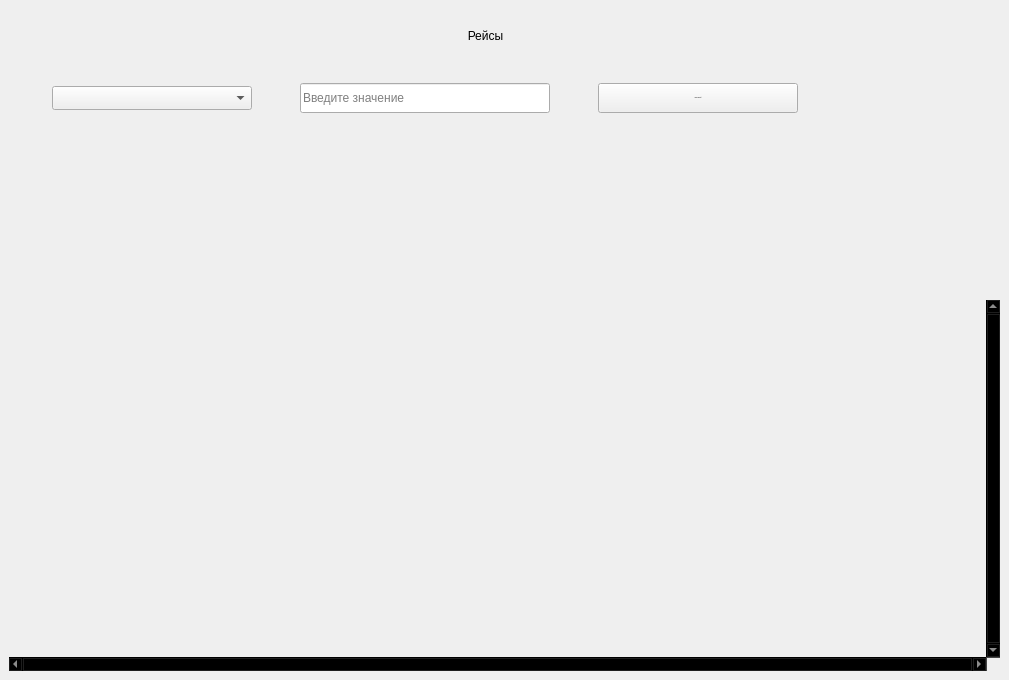
             <widget class="QWidget" name="reis_widget">
              <widget class="QTableView" name="table_reis">
               <property name="geometry">
                <rect>
                 <x>9</x>
                 <y>300</y>
                 <width>991</width>
                 <height>371</height>
                </rect>
               </property>
               <property name="sizePolicy">
                <sizepolicy hsizetype="Expanding" vsizetype="Expanding">
                 <horstretch>0</horstretch>
                 <verstretch>0</verstretch>
                </sizepolicy>
               </property>
               <property name="palette">
                <palette>
                 <active>
                  <colorrole role="WindowText">
                   <brush brushstyle="SolidPattern">
                    <color alpha="255">
                     <red>221</red>
                     <green>221</green>
                     <blue>221</blue>
                    </color>
                   </brush>
                  </colorrole>
                  <colorrole role="Button">
                   <brush brushstyle="SolidPattern">
                    <color alpha="0">
                     <red>0</red>
                     <green>0</green>
                     <blue>0</blue>
                    </color>
                   </brush>
                  </colorrole>
                  <colorrole role="Text">
                   <brush brushstyle="SolidPattern">
                    <color alpha="255">
                     <red>221</red>
                     <green>221</green>
                     <blue>221</blue>
                    </color>
                   </brush>
                  </colorrole>
                  <colorrole role="ButtonText">
                   <brush brushstyle="SolidPattern">
                    <color alpha="255">
                     <red>221</red>
                     <green>221</green>
                     <blue>221</blue>
                    </color>
                   </brush>
                  </colorrole>
                  <colorrole role="Base">
                   <brush brushstyle="NoBrush">
                    <color alpha="255">
                     <red>0</red>
                     <green>0</green>
                     <blue>0</blue>
                    </color>
                   </brush>
                  </colorrole>
                  <colorrole role="Window">
                   <brush brushstyle="SolidPattern">
                    <color alpha="0">
                     <red>0</red>
                     <green>0</green>
                     <blue>0</blue>
                    </color>
                   </brush>
                  </colorrole>
                  <colorrole role="PlaceholderText">
                   <brush brushstyle="SolidPattern">
                    <color alpha="128">
                     <red>221</red>
                     <green>221</green>
                     <blue>221</blue>
                    </color>
                   </brush>
                  </colorrole>
                 </active>
                 <inactive>
                  <colorrole role="WindowText">
                   <brush brushstyle="SolidPattern">
                    <color alpha="255">
                     <red>221</red>
                     <green>221</green>
                     <blue>221</blue>
                    </color>
                   </brush>
                  </colorrole>
                  <colorrole role="Button">
                   <brush brushstyle="SolidPattern">
                    <color alpha="0">
                     <red>0</red>
                     <green>0</green>
                     <blue>0</blue>
                    </color>
                   </brush>
                  </colorrole>
                  <colorrole role="Text">
                   <brush brushstyle="SolidPattern">
                    <color alpha="255">
                     <red>221</red>
                     <green>221</green>
                     <blue>221</blue>
                    </color>
                   </brush>
                  </colorrole>
                  <colorrole role="ButtonText">
                   <brush brushstyle="SolidPattern">
                    <color alpha="255">
                     <red>221</red>
                     <green>221</green>
                     <blue>221</blue>
                    </color>
                   </brush>
                  </colorrole>
                  <colorrole role="Base">
                   <brush brushstyle="NoBrush">
                    <color alpha="255">
                     <red>0</red>
                     <green>0</green>
                     <blue>0</blue>
                    </color>
                   </brush>
                  </colorrole>
                  <colorrole role="Window">
                   <brush brushstyle="SolidPattern">
                    <color alpha="0">
                     <red>0</red>
                     <green>0</green>
                     <blue>0</blue>
                    </color>
                   </brush>
                  </colorrole>
                  <colorrole role="PlaceholderText">
                   <brush brushstyle="SolidPattern">
                    <color alpha="128">
                     <red>221</red>
                     <green>221</green>
                     <blue>221</blue>
                    </color>
                   </brush>
                  </colorrole>
                 </inactive>
                 <disabled>
                  <colorrole role="WindowText">
                   <brush brushstyle="SolidPattern">
                    <color alpha="255">
                     <red>221</red>
                     <green>221</green>
                     <blue>221</blue>
                    </color>
                   </brush>
                  </colorrole>
                  <colorrole role="Button">
                   <brush brushstyle="SolidPattern">
                    <color alpha="0">
                     <red>0</red>
                     <green>0</green>
                     <blue>0</blue>
                    </color>
                   </brush>
                  </colorrole>
                  <colorrole role="Text">
                   <brush brushstyle="SolidPattern">
                    <color alpha="255">
                     <red>221</red>
                     <green>221</green>
                     <blue>221</blue>
                    </color>
                   </brush>
                  </colorrole>
                  <colorrole role="ButtonText">
                   <brush brushstyle="SolidPattern">
                    <color alpha="255">
                     <red>221</red>
                     <green>221</green>
                     <blue>221</blue>
                    </color>
                   </brush>
                  </colorrole>
                  <colorrole role="Base">
                   <brush brushstyle="NoBrush">
                    <color alpha="255">
                     <red>0</red>
                     <green>0</green>
                     <blue>0</blue>
                    </color>
                   </brush>
                  </colorrole>
                  <colorrole role="Window">
                   <brush brushstyle="SolidPattern">
                    <color alpha="0">
                     <red>0</red>
                     <green>0</green>
                     <blue>0</blue>
                    </color>
                   </brush>
                  </colorrole>
                  <colorrole role="PlaceholderText">
                   <brush brushstyle="SolidPattern">
                    <color alpha="128">
                     <red>221</red>
                     <green>221</green>
                     <blue>221</blue>
                    </color>
                   </brush>
                  </colorrole>
                 </disabled>
                </palette>
               </property>
               <property name="frameShape">
                <enum>QFrame::NoFrame</enum>
               </property>
               <property name="verticalScrollBarPolicy">
                <enum>Qt::ScrollBarAlwaysOn</enum>
               </property>
               <property name="horizontalScrollBarPolicy">
                <enum>Qt::ScrollBarAlwaysOn</enum>
               </property>
               <property name="sizeAdjustPolicy">
                <enum>QAbstractScrollArea::AdjustToContents</enum>
               </property>
               <property name="editTriggers">
                <set>QAbstractItemView::NoEditTriggers</set>
               </property>
               <property name="selectionMode">
                <enum>QAbstractItemView::SingleSelection</enum>
               </property>
               <property name="selectionBehavior">
                <enum>QAbstractItemView::SelectRows</enum>
               </property>
               <property name="showGrid">
                <bool>true</bool>
               </property>
               <property name="gridStyle">
                <enum>Qt::SolidLine</enum>
               </property>
               <property name="sortingEnabled">
                <bool>false</bool>
               </property>
               <attribute name="horizontalHeaderMinimumSectionSize">
                <number>110</number>
               </attribute>
               <attribute name="horizontalHeaderDefaultSectionSize">
                <number>110</number>
               </attribute>
               <attribute name="horizontalHeaderHighlightSections">
                <bool>true</bool>
               </attribute>
               <attribute name="verticalHeaderVisible">
                <bool>false</bool>
               </attribute>
               <attribute name="verticalHeaderCascadingSectionResizes">
                <bool>true</bool>
               </attribute>
               <attribute name="verticalHeaderDefaultSectionSize">
                <number>24</number>
               </attribute>
               <attribute name="verticalHeaderHighlightSections">
                <bool>false</bool>
               </attribute>
               <attribute name="verticalHeaderShowSortIndicator" stdset="0">
                <bool>false</bool>
               </attribute>
              </widget>
              <widget class="QWidget" name="horizontalLayoutWidget_4">
               <property name="geometry">
                <rect>
                 <x>10</x>
                 <y>80</y>
                 <width>831</width>
                 <height>36</height>
                </rect>
               </property>
               <layout class="QHBoxLayout" name="reis_searchlLayout">
                <item>
                 <widget class="QComboBox" name="reis_comboBox">
                  <property name="minimumSize">
                   <size>
                    <width>200</width>
                    <height>0</height>
                   </size>
                  </property>
                  <property name="maximumSize">
                   <size>
                    <width>200</width>
                    <height>16777215</height>
                   </size>
                  </property>
                  <property name="font">
                   <font>
                    <family>Segoe UI</family>
                    <pointsize>10</pointsize>
                    <italic>false</italic>
                    <bold>false</bold>
                   </font>
                  </property>
                  <property name="toolTipDuration">
                   <number>-1</number>
                  </property>
                  <property name="autoFillBackground">
                   <bool>false</bool>
                  </property>
                  <property name="styleSheet">
                   <string notr="true"/>
                  </property>
                  <property name="currentText">
                   <string/>
                  </property>
                  <property name="sizeAdjustPolicy">
                   <enum>QComboBox::AdjustToMinimumContentsLengthWithIcon</enum>
                  </property>
                  <property name="iconSize">
                   <size>
                    <width>16</width>
                    <height>16</height>
                   </size>
                  </property>
                  <property name="frame">
                   <bool>true</bool>
                  </property>
                  <item>
                   <property name="text">
                    <string/>
                   </property>
                  </item>
                  <item>
                   <property name="text">
                    <string>id_рейса</string>
                   </property>
                  </item>
                  <item>
                   <property name="text">
                    <string>Номер_рейса</string>
                   </property>
                  </item>
                  <item>
                   <property name="text">
                    <string>ПунктОтправления</string>
                   </property>
                  </item>
                  <item>
                   <property name="text">
                    <string>ПунктПрибытия</string>
                   </property>
                  </item>
                  <item>
                   <property name="text">
                    <string>ВремяОтправления</string>
                   </property>
                  </item>
                  <item>
                   <property name="text">
                    <string>ВремяПрибытия</string>
                   </property>
                  </item>
                  <item>
                   <property name="text">
                    <string>КолВо_мест</string>
                   </property>
                  </item>
                  <item>
                   <property name="text">
                    <string>Цена_билета</string>
                   </property>
                  </item>
                  <item>
                   <property name="text">
                    <string>Перевозчик</string>
                   </property>
                  </item>
                  <item>
                   <property name="text">
                    <string>id_экипажа</string>
                   </property>
                  </item>
                 </widget>
                </item>
                <item>
                 <widget class="QLineEdit" name="reis_edit">
                  <property name="minimumSize">
                   <size>
                    <width>250</width>
                    <height>30</height>
                   </size>
                  </property>
                  <property name="maximumSize">
                   <size>
                    <width>250</width>
                    <height>16777215</height>
                   </size>
                  </property>
                  <property name="styleSheet">
                   <string notr="true"/>
                  </property>
                  <property name="text">
                   <string/>
                  </property>
                  <property name="placeholderText">
                   <string>Введите значение</string>
                  </property>
                 </widget>
                </item>
                <item>
                 <widget class="QPushButton" name="search_reis_btn">
                  <property name="minimumSize">
                   <size>
                    <width>200</width>
                    <height>30</height>
                   </size>
                  </property>
                  <property name="maximumSize">
                   <size>
                    <width>200</width>
                    <height>16777215</height>
                   </size>
                  </property>
                  <property name="font">
                   <font>
                    <family>Segoe UI</family>
                    <pointsize>-1</pointsize>
                    <italic>false</italic>
                    <bold>false</bold>
                   </font>
                  </property>
                  <property name="cursor">
                   <cursorShape>PointingHandCursor</cursorShape>
                  </property>
                  <property name="styleSheet">
                   <string notr="true"/>
                  </property>
                  <property name="text">
                   <string>Поиск записей</string>
                  </property>
                  <property name="icon">
                   <iconset>
                    <normaloff>:/icons/images/icons/cil-folder-open.png</normaloff>:/icons/images/icons/cil-folder-open.png</iconset>
                  </property>
                 </widget>
                </item>
               </layout>
              </widget>
              <widget class="QLabel" name="title_label_reis">
               <property name="geometry">
                <rect>
                 <x>330</x>
                 <y>20</y>
                 <width>311</width>
                 <height>31</height>
                </rect>
               </property>
               <property name="text">
                <string>Рейсы</string>
               </property>
               <property name="alignment">
                <set>Qt::AlignCenter</set>
               </property>
              </widget>
             </widget>
